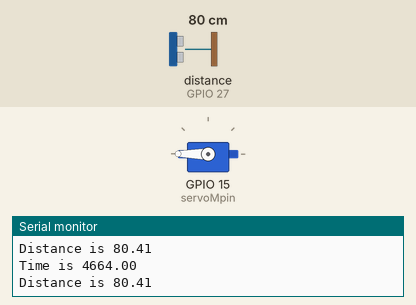
Bench run of a sketch on a simulated ESP32. On the bench: servo, the last lines printed to the serial monitor. Wiring (inferred from the names in the program): ultrasonic range finder: trigger GPIO 14; echo GPIO 27. The inputs (shaded band) are chosen by the test bench; at power-on: distance to the obstacle (sensor on GPIO 27) 80 cm. The echo pulse lasts 58.3 µs per cm.

Above: at 1.2 s.
1.3 s: distance to the obstacle (sensor on GPIO 27) set to 2 cm
At 10.0 s:
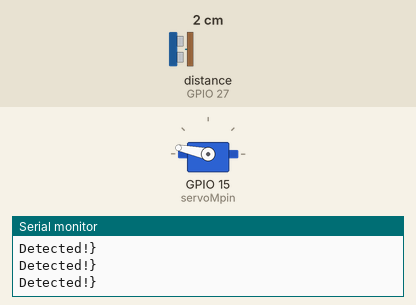
At 18.4 s:
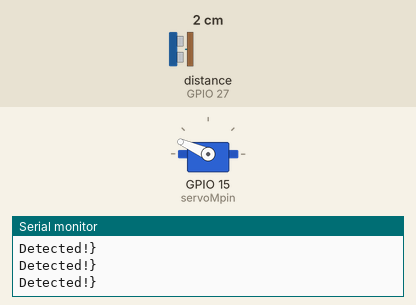
Timing chart, 0 to 22.8 s (numbered marks = the images above; inputs shaded):
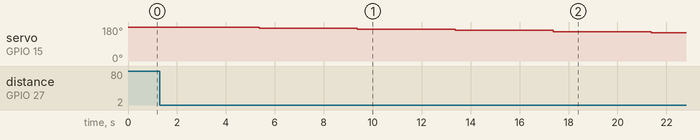

Measured:
- after the input at 1.3 s, servo on GPIO 15 (servoMpin): moves from 180° to 150° over 16.0 s, starting after 4.1 s

The sketch:

VarsanJUltrasonicController.ino
```cpp
/*
  Programmer/Designer: Varsan Jeyakkumar
  Project Partner: Ayushi Anuprova
  Project Title: Ultrasonic Control for Ruth Goldberg
  Project Purpose: To rotate a servo motor to release a marble upon the detection of a marble by the ultrasonic range finder
*/

// Variable Declaration for Ultrasonic Pins
#define ultrasonicEchopin  27
#define ultrasonicTriggerpin 14

// Variable Declaration for Calculation Variables
float Xtime = 0;
float distance = 0;

// Variable Declaration for Servos
#include <ESP32Servo.h>
Servo servoM;
const int servoMpin = 15;
int Position = 180;


void setup() {
  // Establishes input/output mode for each connected pin
  pinMode(ultrasonicTriggerpin, OUTPUT);
  pinMode(ultrasonicEchopin, INPUT);
  pinMode(servoMpin, OUTPUT);

  // Connects servo motor and establishes serial for display
  servoM.attach(servoMpin);
  Serial.begin(9600);

  // Sets initial angle position for the servo
  servoM.write(180);
}

void loop() {
  //Startup, including establishing each pins state and delays help ensure code runs smoothly
  digitalWrite(ultrasonicTriggerpin, LOW);
  delayMicroseconds(2);
  digitalWrite(ultrasonicTriggerpin, HIGH);
  delayMicroseconds(5);
  digitalWrite(ultrasonicTriggerpin, LOW);

  // Obtains the time, and uses the time and physics formula to determine distance from the sensor. Displays this information to serial for testing purposes
  Xtime = pulseIn(ultrasonicEchopin, HIGH);
  Serial.print("Time is ");
  Serial.println(Xtime);
  distance = Xtime/29/2;
  Serial.print("Distance is ");
  Serial.println(distance);

  // Primary functionality of the code, to run once object (the car) falls in front of the sensor
  if (distance < 10) // Physically designed on the build itself
  {
    for (int i = 0; i<= 15; i++)
    {
      servoM.write(Position);
      Position -= 6; // Modifies the positon in a for loop for a nice delayed rotation until the servo motor arm hits another ball
      Serial.println("Detected!}");
      delay(4000);
    }
  servoM.write(180); // At end restores position to initial location
  }
}
```
